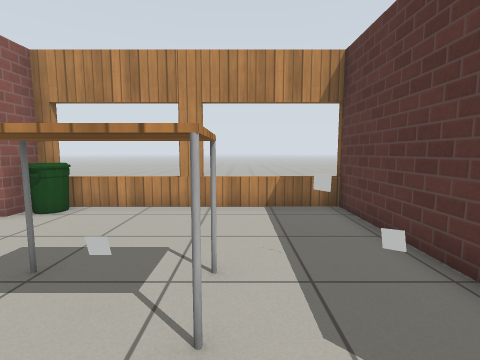
view 1 (above)

20 first-person views from a walk through a robot-simulator world made for Gazebo. The camera is 0.9 m above the floor, tilts 6° down and sees 85° across. The floor is counted in squares, 0.5 m on a side. Each view is taken from the middle of a square. On the plan, view 1 faces up. The plan holds only what a view shows up to about 15 squares ahead; the rest is blank. Robots are left out. Gazebo's built-in surfaces are drawn with simple patterns.

view 2
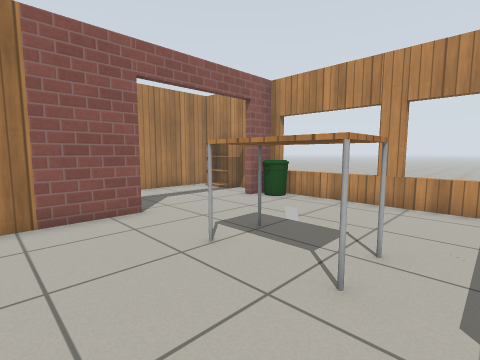

view 3
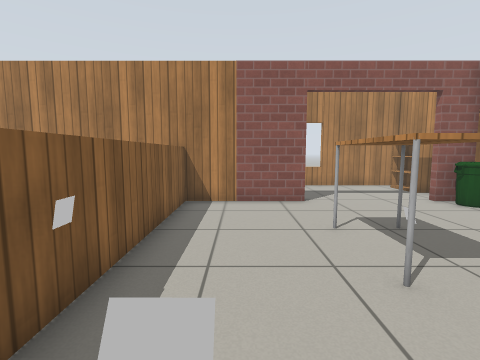

view 4
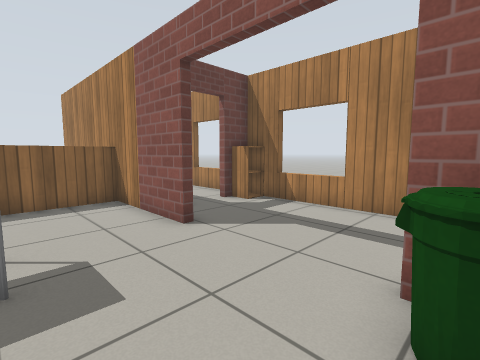

view 5
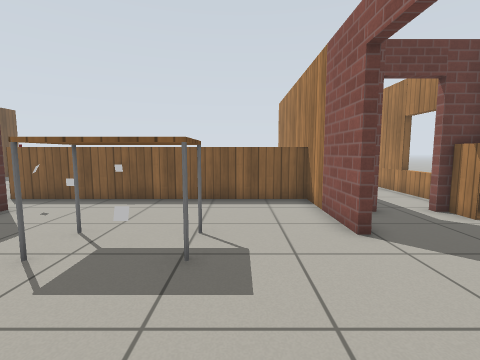

view 6
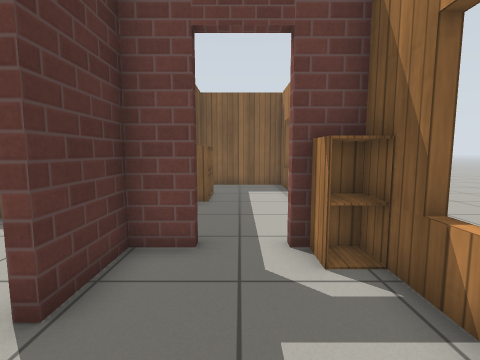

view 7
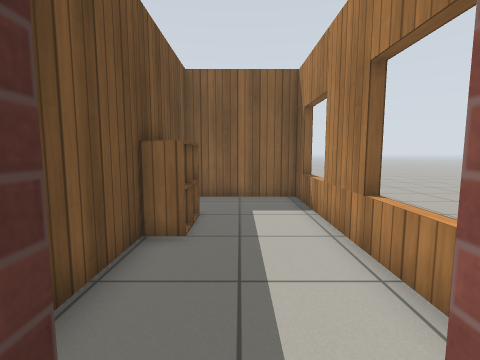

view 8
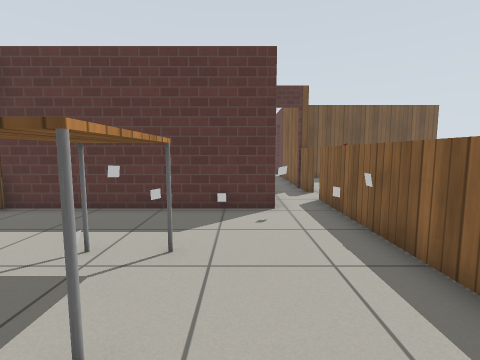

view 9
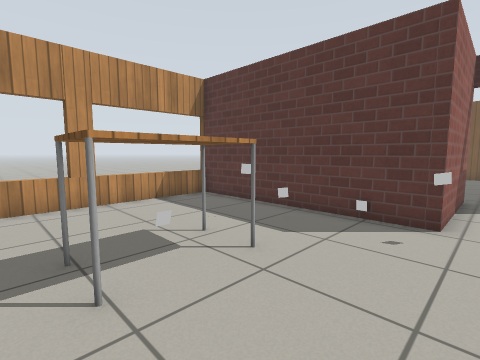

view 10
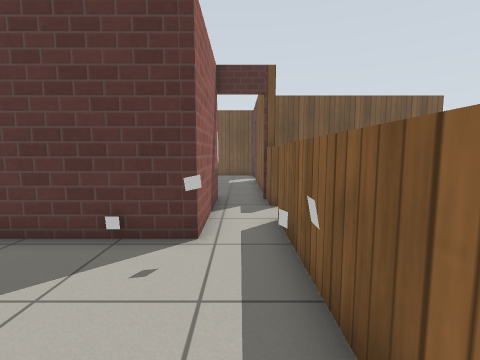

view 11
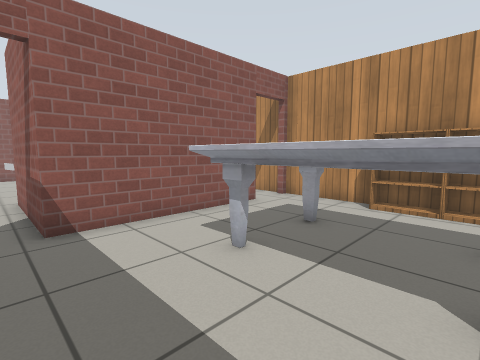

view 12
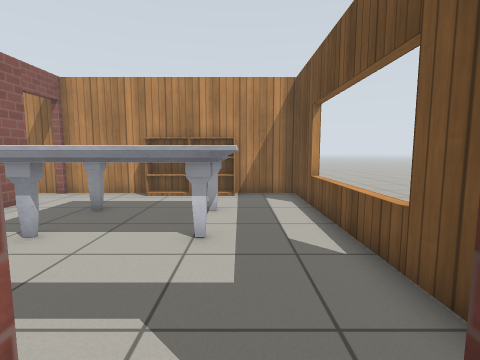

view 13
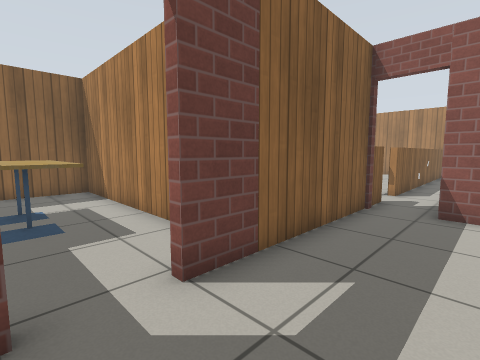

view 14
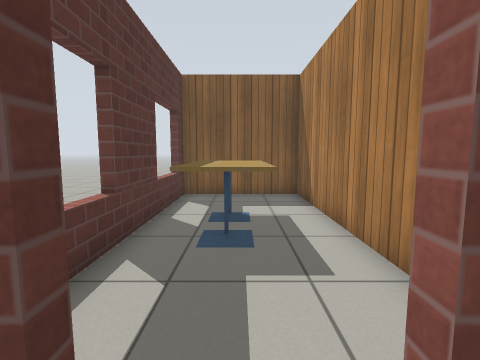

view 15
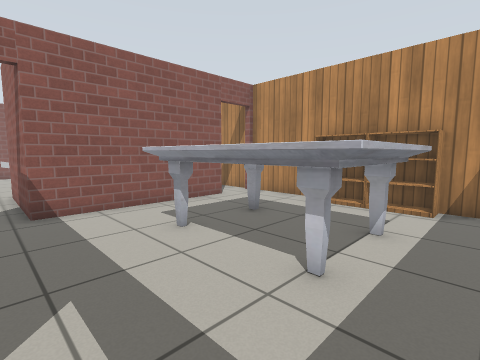

view 16
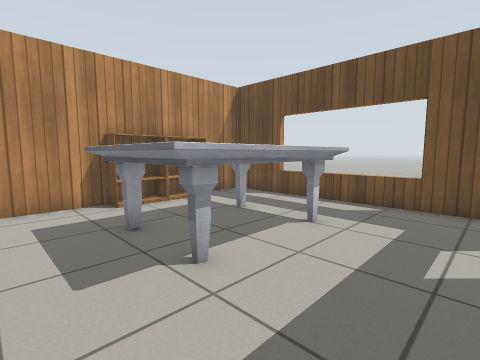

view 17
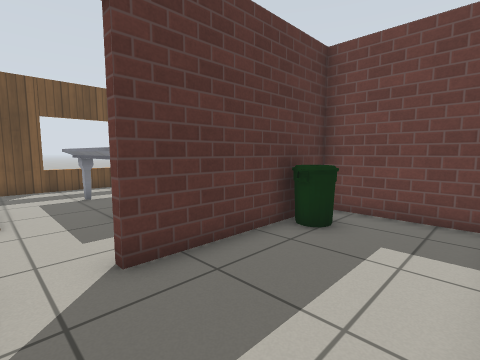

view 18
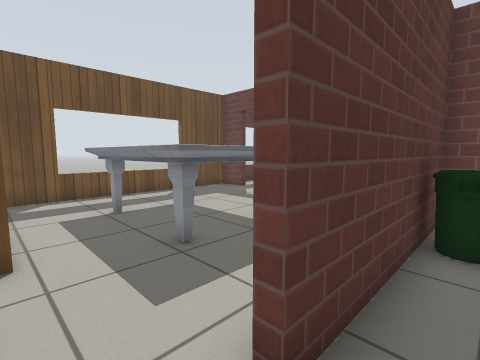

view 19
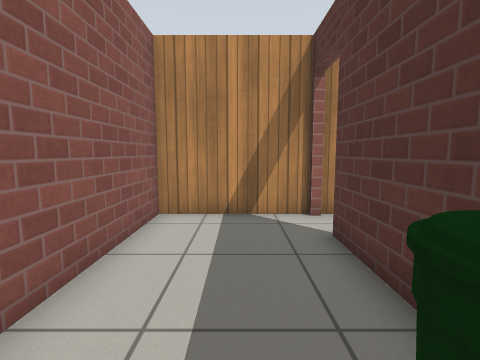

view 20
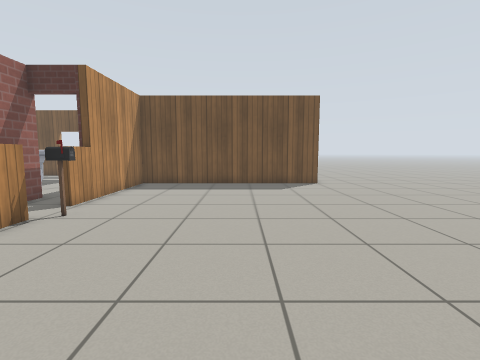

### Floor plan
Points are (right, up) in squares from view 1. A wall is a line through its corners. A room is listed if a view was taken in it or the views show most of it. See-through windows are left out.
Room 1 (views 1, 2, 4, 5, 8, 9, 10)
walls: (-6.6, 2.4) (-6.6, -2); (3.3, 2.4) (3.3, 8.9); (3.3, -0.1) (3.3, 1.4); (3.4, 8.6) (-6.6, 8.6) (-6.6, 7.2)
low walls: (-6.6, -2) (-0.4, -2)
ways out: opening at (1.2, -1) to room 2; open door at (-7, 5) to room 3
objects: bin (-6, 8); table (-3, 2) to (-1, 4); marker (0, -2) to (1, -2); marker (1, 4); marker (2, 0); marker (2, 3)
Room 2 (views 3, 20)
walls: (6.6, -2) (8.1, -2); (8.3, -0.1) (3.3, -0.1); (13.2, -12.6) (13.2, -2.3) (6.6, -2.3); (-6.6, -6.4) (-6.6, -9.9); (-6.6, -2) (-6.6, -4.5)
low walls: (5, -2.3) (4, -2.3); (2.4, -2) (5, -2)
ways out: opening at (1.2, -1) to room 1; open door at (8, -1) to room 4
objects: marker (2, -2); postbox (5, -3)
Room 3 (views 6, 7)
walls: (-8.1, 8.6) (-11.3, 8.6) (-11.3, 1.4); (-8.3, 0.2) (-6.9, 0.2) (-6.9, 2.4); (-11.3, 0.2) (-9.9, 0.2)
ways out: open door at (-7, 5) to room 1; open door at (-9.5, 0) to room 7
objects: bookshelf (-10, 8) to (-9, 8)
Room 4 (views 11, 13, 14, 15, 16)
walls: (8.3, 6.6) (8.3, -0.1); (16.9, -2) (18.4, -2) (18.4, 8.6) (8.2, 8.6); (8.1, -2) (15.1, -2)
ways out: open door at (8, -1) to room 2; open door at (16, -2) to room 5; open door at (8, 7.5) to room 6
objects: marble table (11, 2) to (16, 5); bookshelf (12, 8) to (13, 8); bookshelf (14, 8) to (16, 8)
Room 5 (view 12)
walls: (13.5, -4.6) (13.5, -12.2) (18.4, -12.2) (18.4, -4.5)
ways out: open door at (16, -2) to room 4
objects: cafe table (16, -9) to (17, -8); cafe table (16, -7) to (17, -6)
Room 6 (views 17, 18, 19)
walls: (3.3, 1.4) (3.3, 2.4); (8.1, 8.6) (3.6, 8.6) (3.6, 3.4); (4.2, 0.2) (8, 0.2) (8, 6.6)
ways out: open door at (8, 7.5) to room 4
objects: marker (3, 2); bin (7, 2)
Room 7 (no view inside)
walls: (-6.9, -4.5) (-6.9, -1.7); (-11.3, -1.6) (-11.3, -9.5) (-6.9, -9.5) (-6.9, -6.4)
ways out: open door at (-9.5, 0) to room 3
objects: cabinet (-8, -6) to (-7, -6); cabinet (-8, -5) to (-7, -5)

Where each view was taken, in squares from view 1:
view 1: 0 up, 0 right, facing up
view 2: 1 down, 1 right, facing up-left
view 3: 0 up, 3 right, facing left
view 4: 8 up, 3 left, facing down-left
view 5: 8 up, 4 left, facing down
view 6: 5 up, 9 left, facing down
view 7: 1 up, 9 left, facing down
view 8: 1 up, 5 left, facing right
view 9: 1 down, 4 left, facing up-right
view 10: 1 down, 2 left, facing right
view 11: 1 down, 15 right, facing up-left
view 12: 3 down, 16 right, facing up
view 13: 1 up, 17 right, facing down-left
view 14: 1 down, 16 right, facing down
view 15: 1 down, 17 right, facing up-left
view 16: 1 down, 9 right, facing up-right
view 17: 8 up, 4 right, facing down-right
view 18: 8 up, 7 right, facing down-right
view 19: 1 up, 6 right, facing up
view 20: 8 down, 2 left, facing right
